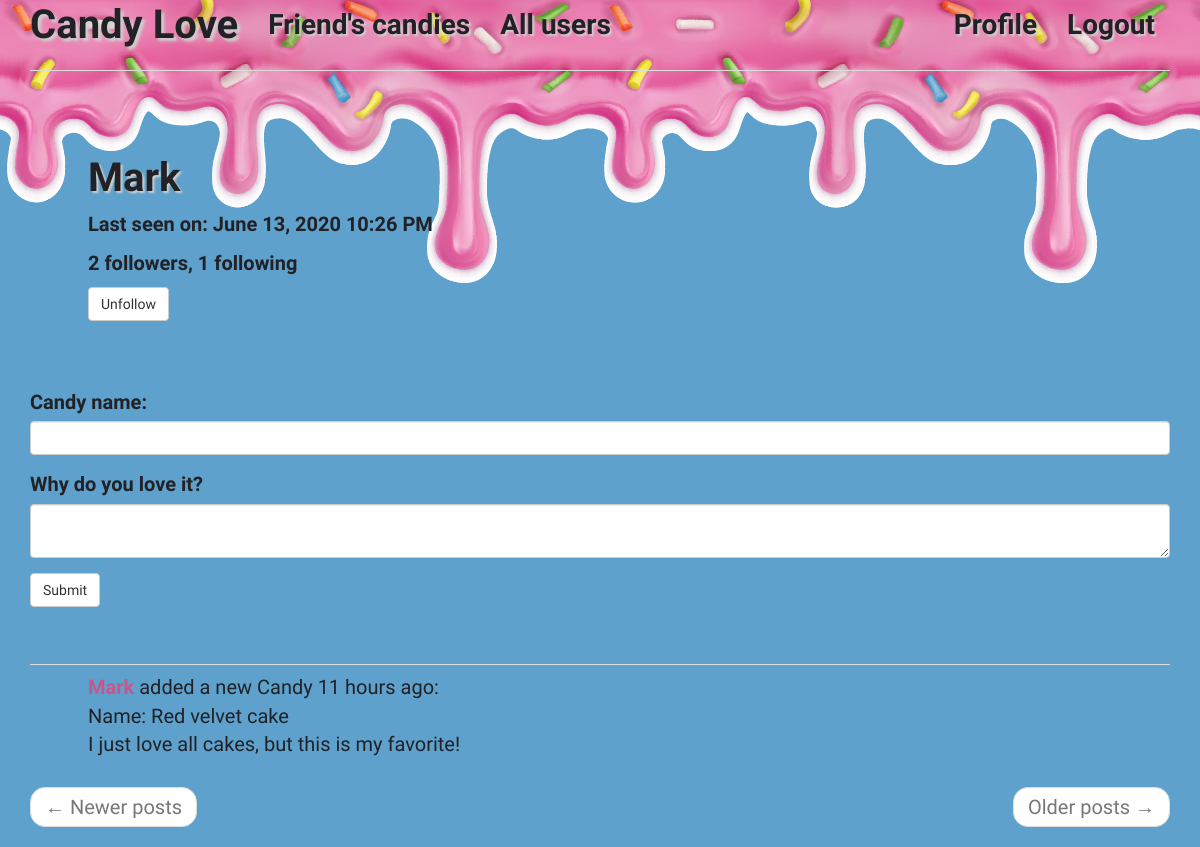
/user/Mark (signed in), run on an earlier commit of the app's database.
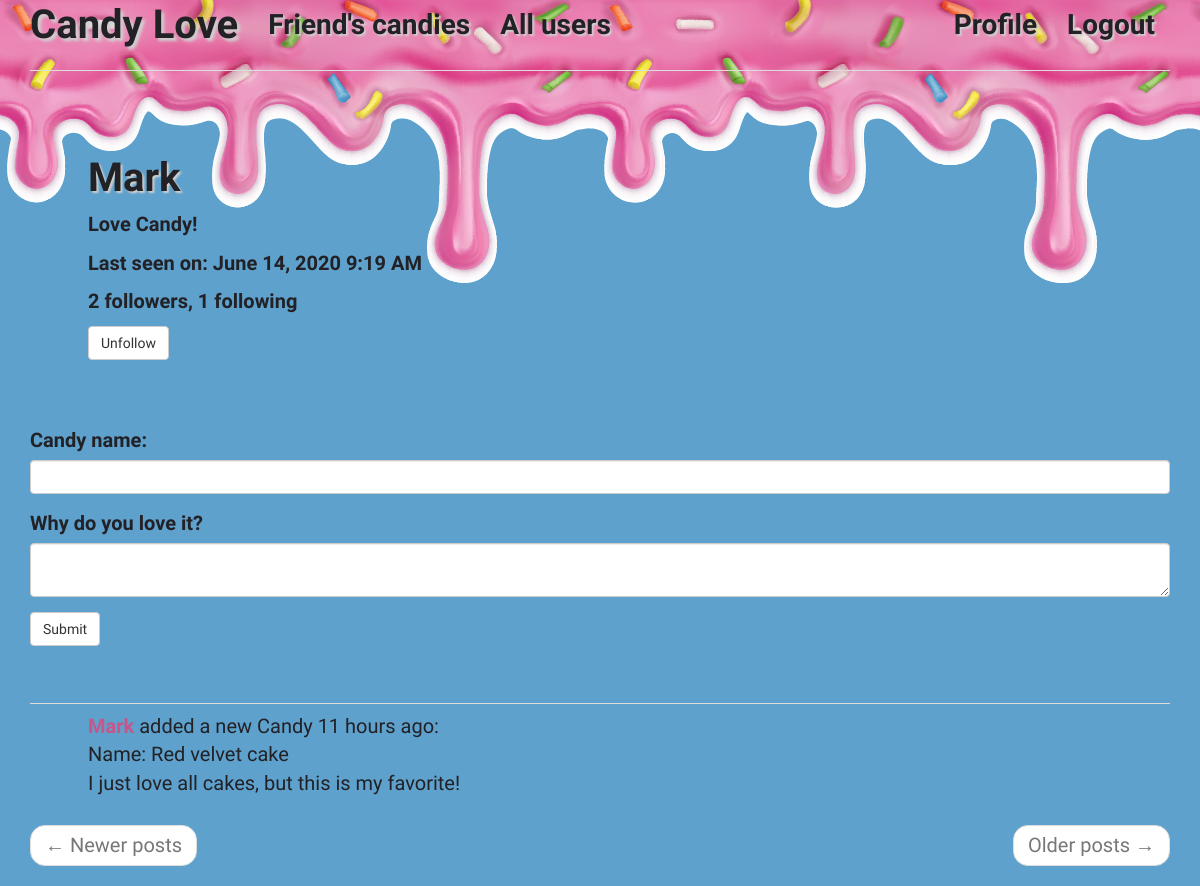
And on a later commit of the database.
### app/models.py (models this page shows, shortened)
class User(UserMixin, db.Model):
    id = db.Column(db.Integer, primary_key=True)
    username = db.Column(db.String(64), index=True, unique=True)
    email = db.Column(db.String(120), index=True, unique=True)
    password_hash = db.Column(db.String(128))
    posts = db.relationship('Post', backref='author', lazy='dynamic')
    about_me = db.Column(db.String(140))
    last_seen = db.Column(db.DateTime, default=datetime.utcnow)
    followed = db.relationship(
        'User', secondary=followers,
        primaryjoin=(followers.c.follower_id == id),
        secondaryjoin=(followers.c.followed_id == id),
        backref=db.backref('followers', lazy='dynamic'), lazy='dynamic')
    def is_following(self, user):
        return self.followed.filter(
            followers.c.followed_id == user.id).count() > 0

class Post(db.Model):
    id = db.Column(db.Integer, primary_key=True)
    name = db.Column(db.String(64))
    body = db.Column(db.String(140))
    timestamp = db.Column(db.DateTime, index=True, default=datetime.utcnow)
    user_id = db.Column(db.Integer, db.ForeignKey('user.id'))
    language = db.Column(db.String(5))

### app/main/routes.py (the view, shortened to what this page needs)
@bp.route('/user/<username>', methods=['GET', 'POST'])
@login_required
def user(username):
    user = User.query.filter_by(username=username).first_or_404()
    page = request.args.get('page', 1, type=int)
    form = PostForm()
    posts = user.posts.order_by(Post.timestamp.desc()).paginate(
        page, current_app.config['POSTS_PER_PAGE'], False)
    next_url = url_for('main.user', username=user.username,
                       page=posts.next_num) if posts.has_next else None
    prev_url = url_for('main.user', username=user.username,
                       page=posts.prev_num) if posts.has_prev else None
    return render_template('user.html', user=user, form=form, posts=posts.items,
                           next_url=next_url, prev_url=prev_url)

### app/main/forms.py
class PostForm(FlaskForm):
    name = StringField('Candy name:', validators=[DataRequired()])
    post = TextAreaField(_l('Why do you love it?'), validators=[DataRequired()])
    submit = SubmitField(_l('Submit'))

### app/main/routes.py (called while the page is built)
@bp.before_app_request
def before_request():
    if current_user.is_authenticated:
        current_user.last_seen = datetime.utcnow()
        db.session.commit()
    g.locale = str(get_locale())

### app/models.py (called while the page is built)
@login.user_loader
def load_user(id):
    return User.query.get(int(id))

### app/templates/user.html (shortened to what this page needs)
{% extends "base.html" %}
{% import 'bootstrap/wtf.html' as wtf %}
{% block app_content %}
    <table class="table">
        <tr>
            <td width="50px"></td>
            <td>
                <br>
                <br>
                <h1>{{ user.username }}</h1>
                {% if user.about_me %}<p>{{ user.about_me }}</p>{% endif %}
                {% if user.last_seen %}
                <p>{{ _('Last seen on') }}: {{ moment(user.last_seen).format('LLL') }}</p>
                {% endif %}
                <p>{{ _('%(count)d followers', count=user.followers.count()) }}, {{ _('%(count)d following', count=user.followed.count()) }}</p>
                {% if user == current_user %}
                <p><a href="{{ url_for('main.edit_profile') }}">{{ _('Edit your profile') }}</a></p>
                {% else %}
                <p>
                    <form action="{{ url_for('main.unfollow', username=user.username) }}" method="post">
                        {{ form.submit(value=_('Unfollow'), class_='btn btn-default') }}
                    </form>
                </p>
                {% endif %}
            </td>
        </tr>
    </table>
    <br>
    {% if form %}
    {{ wtf.quick_form(form) }}
    <br>
    {% endif %}
    <br>
    {% for post in posts %}
        {% include '_post.html' %}
    {% endfor %}
    <nav aria-label="...">
        <ul class="pager">
            <li class="previous{% if not prev_url %} disabled{% endif %}">
                <a href="{{ prev_url or '#' }}">
                    <span aria-hidden="true">&larr;</span> {{ _('Newer posts') }}
                </a>
            </li>
            <li class="next{% if not next_url %} disabled{% endif %}">
                <a href="{{ next_url or '#' }}">
                    {{ _('Older posts') }} <span aria-hidden="true">&rarr;</span>
                </a>
            </li>
        </ul>
    </nav>
{% endblock %}

### app/templates/base.html (shortened to what this page needs)
{% extends 'bootstrap/base.html' %}
{% block styles %}
{{super()}}
<link rel="stylesheet" href="{{ url_for('static',filename='styles/style.css') }}">
{% endblock %}
{% block navbar %}
<body>
    <div class="main-body">
    <nav class="navbar transparent">
        <div class="container">
            <div class="navbar-header">
                <a class="navbar-brand" href="{{ url_for('main.home') }}">Candy Love</a>
            </div>
            <div class="collapse navbar-collapse" id="bs-example-navbar-collapse-1">
                <ul class="nav navbar-nav">
                    <li><a class="nav-home" href="{{ url_for('main.index') }}">{{ _("Friend's candies") }}</a></li>
                    <li><a class="nav-home" href="{{ url_for('main.explore') }}">{{ _('All users') }}</a></li>
                </ul>
                <ul class="nav navbar-nav navbar-right">
                    {% if current_user.is_anonymous %}
                    <li><a class="nav-home" href="{{ url_for('auth.login') }}">{{ _('Login') }}</a></li>
                    {% else %}
                    <li><a class="nav-home" href="{{ url_for('main.user', username=current_user.username) }}">{{ _('Profile') }}</a></li>
                    <li><a class="nav-home" href="{{ url_for('auth.logout') }}">{{ _('Logout') }}</a></li>
                    {% endif %}
                </ul>
            </div>
        </div>
    </nav>
{% endblock %}
{% block content %}
    <div class="container">
        {% block app_content %}{% endblock %}
    </div>
{% endblock %}
{% block scripts %}
</div>
</body>
{% endblock %}

### app/templates/_post.html (shortened to what this page needs)
<table class="table">
    <tr>
        <td width="50px">
        </td>
        <td>
            {{ _('%(username)s added a new Candy %(when)s',
                username=user_link, when=moment(post.timestamp).fromNow()) }}:
            <br>
            Name: <span id="post{{ post.id }}"></span>{{ post.name }}</span>
            <br>
            <span id="post{{ post.id }}"></span>{{ post.body }}</span>
        </td>
    </tr>
</table>

### app/static/styles/style.css (style rules this page uses)
* { margin: 0; padding: 0; -webkit-box-sizing: border-box; box-sizing: border-box; }
body { font-family: 'Comic Neue', cursive; font-size: 2rem; background-color: #5ea1cc; color: #222126; height: 100%; }
.main-body { background-color: #5ea1cc; background-image: url("../imgs/candymel.png"), url("../imgs/candymel.png"), url("../imgs/candymel.png"); background-size: auto; background-repeat: no-repeat, no-repeat, no-repeat; background-position: 0 top, 600px top, 1200px top; color: #222126; }
.navbar { background-image: url("../imgs/candymel.png"); background-size: auto; background-color: #5ea1cc; border: none; font-weight: 700; font-size: 2.8rem; }
.navbar-brand { color: #222126; font-size: 4rem; text-shadow: 3px 3px 3px #cfcfcf; }
.nav-home { color: #222126; text-shadow: 2px 2px 2px #cfcfcf; }
.table { color: #222126; }
.table h1 { font-size: 4rem; font-weight: bold; text-shadow: 2px 2px 2px #cfcfcf; }
.table p { font-weight: bold; }
.table a { color: #c7568b; }
.name-in-post { font-weight: bold; }

What changed in the data, as far as the page shows it:
changed User "Mark": about_me (not shown) → "Love Candy!"; last_seen "June 13, 2020 10:26 PM" → "June 14, 2020 9:19 AM"
